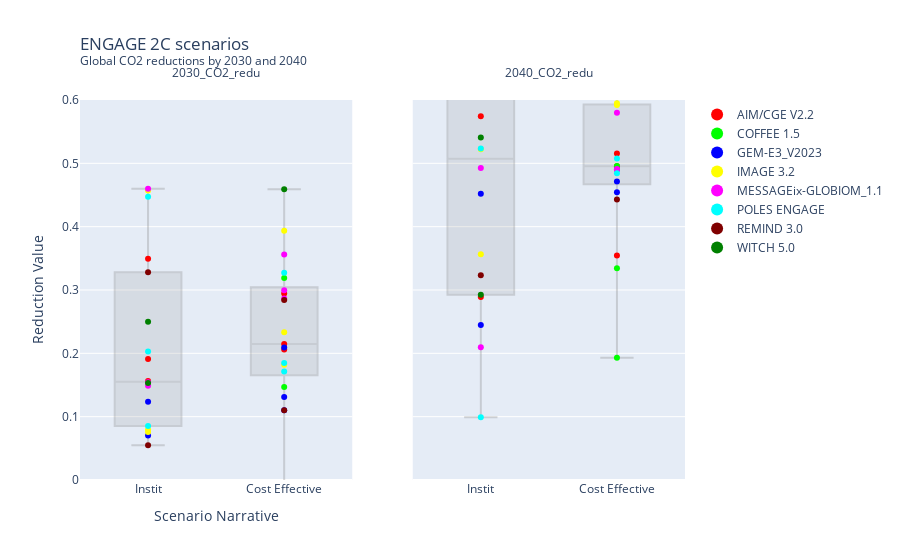

Write notebook code for a chart like this one.
### Code cell
# Define color mapping for models
color_mapping = {
    'AIM/CGE V2.2': "rgb(255, 0, 0)",
    'COFFEE 1.5': "rgb(0, 255, 0)",
    'GEM-E3_V2023': "rgb(0, 0, 255)",
    'IMAGE 3.2': "rgb(255, 255, 0)",
    'MESSAGEix-GLOBIOM_1.1': "rgb(255, 0, 255)",
    'POLES ENGAGE': "rgb(0, 255, 255)",
    'REMIND 3.0': "rgb(128, 0, 0)",
    'WITCH 5.0': "rgb(0, 128, 0)"
}

# Map colors based on the "model" column
filter_df["color"] = filter_df["model"].map(color_mapping)

fig = make_subplots(rows=1, cols=len(filter_df["reduction_year"].unique()), shared_yaxes=True)

for i, year in enumerate(filter_df["reduction_year"].unique()):
    box_trace = go.Box(
        x=filter_df[(filter_df["reduction_year"] == year)]["scenario_narrative"],
        y=filter_df[(filter_df["reduction_year"] == year)]["reduction_value"],
        name="Boxplot",
        boxpoints=False,
         marker_color='grey',
        opacity=0.3,
        showlegend=False
    )

    fig.add_trace(box_trace, row=1, col=i + 1)

    # Add subplot titles
    fig.update_layout(
        annotations=[dict(text=str(year), xref="x" + str(i + 1), yref="paper", x=0.5, y=1.1, showarrow=False) for i, year in enumerate(filter_df["reduction_year"].unique())]
    )

    # Create a scatterplot for each model
    for model in filter_df["model"].unique():
        scatter_trace = go.Scatter(
            x=filter_df[(filter_df["reduction_year"] == year) & (filter_df["model"] == model)]["scenario_narrative"],
            y=filter_df[(filter_df["reduction_year"] == year) & (filter_df["model"] == model)]["reduction_value"],
            mode="markers",
            name=model,
            marker=dict(
                color=color_mapping[model],
                size=6
            ),
            showlegend=i==0,
            legendgroup=model
        )

        fig.add_trace(scatter_trace, row=1, col=i + 1)

fig.update_layout(
    title = go.layout.Title(
        text="ENGAGE 2C scenarios <br><sup>Global CO2 reductions by 2030 and 2040</sup>",
        xref="paper",
        x=0),
    xaxis=dict(title="Scenario Narrative", ),
    yaxis=dict(title="Reduction Value", range=[0, 0.6]),
    legend=dict(
        traceorder="normal",
        itemsizing="constant"
    )
)

fig.show()

### Figure 1 — Plotly figure (JSON) as saved in the notebook; plotly's stock layout.template omitted (floating-point values rounded to 4 significant figures)
{"data": [{"boxpoints": false, "marker": {"color": "grey"}, "name": "Boxplot", "opacity": 0.3, "showlegend": false, "type": "box", "x": ["Instit", "Instit", "Instit", "Cost Effective", "Cost Effective", "Cost Effective", "Cost Effective", "Cost Effective", "Cost Effective", "Instit", "Instit", "Cost Effective", "Cost Effective", "Cost Effective", "Instit", "Instit", "Instit", "Cost Effective", "Cost Effective", "Cost Effective", "Instit", "Instit", "Instit", "Cost Effective", "Cost Effective", "Cost Effective", "Instit", "Instit", "Instit", "Cost Effective", "Cost Effective", "Cost Effective", "Instit", "Instit", "Cost Effective", "Cost Effective", "Instit", "Instit", "Cost Effective"], "xaxis": "x", "y": [0.1909, 0.3494, 0.1561, 0.2146, 0.206, 0.2945, 0.3188, -0.1105, 0.1467, 0.1235, 0.07017, 0.11, 0.2092, 0.1309, 0.07964, 0.4572, 0.07587, 0.1819, 0.3934, 0.2333, 0.1544, 0.46, 0.149, 0.3562, 0.2865, 0.2997, 0.2031, 0.4471, 0.08519, 0.1848, 0.3271, 0.1715, 0.328, 0.05495, 0.2841, 0.1102, 0.25, 0.153, 0.4589], "yaxis": "y"}, {"legendgroup": "AIM/CGE V2.2", "marker": {"color": "rgb(255, 0, 0)", "size": 6}, "mode": "markers", "name": "AIM/CGE V2.2", "showlegend": true, "type": "scatter", "x": ["Instit", "Instit", "Instit", "Cost Effective", "Cost Effective", "Cost Effective"], "xaxis": "x", "y": [0.1909, 0.3494, 0.1561, 0.2146, 0.206, 0.2945], "yaxis": "y"}, {"legendgroup": "COFFEE 1.5", "marker": {"color": "rgb(0, 255, 0)", "size": 6}, "mode": "markers", "name": "COFFEE 1.5", "showlegend": true, "type": "scatter", "x": ["Cost Effective", "Cost Effective", "Cost Effective"], "xaxis": "x", "y": [0.3188, -0.1105, 0.1467], "yaxis": "y"}, {"legendgroup": "GEM-E3_V2023", "marker": {"color": "rgb(0, 0, 255)", "size": 6}, "mode": "markers", "name": "GEM-E3_V2023", "showlegend": true, "type": "scatter", "x": ["Instit", "Instit", "Cost Effective", "Cost Effective", "Cost Effective"], "xaxis": "x", "y": [0.1235, 0.07017, 0.11, 0.2092, 0.1309], "yaxis": "y"}, {"legendgroup": "IMAGE 3.2", "marker": {"color": "rgb(255, 255, 0)", "size": 6}, "mode": "markers", "name": "IMAGE 3.2", "showlegend": true, "type": "scatter", "x": ["Instit", "Instit", "Instit", "Cost Effective", "Cost Effective", "Cost Effective"], "xaxis": "x", "y": [0.07964, 0.4572, 0.07587, 0.1819, 0.3934, 0.2333], "yaxis": "y"}, {"legendgroup": "MESSAGEix-GLOBIOM_1.1", "marker": {"color": "rgb(255, 0, 255)", "size": 6}, "mode": "markers", "name": "MESSAGEix-GLOBIOM_1.1", "showlegend": true, "type": "scatter", "x": ["Instit", "Instit", "Instit", "Cost Effective", "Cost Effective", "Cost Effective"], "xaxis": "x", "y": [0.1544, 0.46, 0.149, 0.3562, 0.2865, 0.2997], "yaxis": "y"}, {"legendgroup": "POLES ENGAGE", "marker": {"color": "rgb(0, 255, 255)", "size": 6}, "mode": "markers", "name": "POLES ENGAGE", "showlegend": true, "type": "scatter", "x": ["Instit", "Instit", "Instit", "Cost Effective", "Cost Effective", "Cost Effective"], "xaxis": "x", "y": [0.2031, 0.4471, 0.08519, 0.1848, 0.3271, 0.1715], "yaxis": "y"}, {"legendgroup": "REMIND 3.0", "marker": {"color": "rgb(128, 0, 0)", "size": 6}, "mode": "markers", "name": "REMIND 3.0", "showlegend": true, "type": "scatter", "x": ["Instit", "Instit", "Cost Effective", "Cost Effective"], "xaxis": "x", "y": [0.328, 0.05495, 0.2841, 0.1102], "yaxis": "y"}, {"legendgroup": "WITCH 5.0", "marker": {"color": "rgb(0, 128, 0)", "size": 6}, "mode": "markers", "name": "WITCH 5.0", "showlegend": true, "type": "scatter", "x": ["Instit", "Instit", "Cost Effective"], "xaxis": "x", "y": [0.25, 0.153, 0.4589], "yaxis": "y"}, {"boxpoints": false, "marker": {"color": "grey"}, "name": "Boxplot", "opacity": 0.3, "showlegend": false, "type": "box", "x": ["Instit", "Instit", "Instit", "Cost Effective", "Cost Effective", "Cost Effective", "Cost Effective", "Cost Effective", "Cost Effective", "Instit", "Instit", "Cost Effective", "Cost Effective", "Cost Effective", "Instit", "Instit", "Instit", "Cost Effective", "Cost Effective", "Cost Effective", "Instit", "Instit", "Instit", "Cost Effective", "Cost Effective", "Cost Effective", "Instit", "Instit", "Instit", "Cost Effective", "Cost Effective", "Cost Effective", "Instit", "Instit", "Cost Effective", "Cost Effective", "Instit", "Instit", "Cost Effective"], "xaxis": "x2", "y": [0.5744, 0.6465, 0.2889, 0.4953, 0.3544, 0.5154, 0.4958, 0.3344, 0.193, 0.4519, 0.2448, 0.4903, 0.4714, 0.4545, 0.5221, 0.7755, 0.3564, 0.5948, 0.6921, 0.5921, 0.4927, 0.8088, 0.2095, 0.5798, 0.491, 0.4896, 0.5234, 0.8069, 0.09927, 0.5076, 0.6675, 0.4844, 0.7613, 0.3235, 0.7233, 0.443, 0.5408, 0.2924, 0.6297], "yaxis": "y2"}, {"legendgroup": "AIM/CGE V2.2", "marker": {"color": "rgb(255, 0, 0)", "size": 6}, "mode": "markers", "name": "AIM/CGE V2.2", "showlegend": false, "type": "scatter", "x": ["Instit", "Instit", "Instit", "Cost Effective", "Cost Effective", "Cost Effective"], "xaxis": "x2", "y": [0.5744, 0.6465, 0.2889, 0.4953, 0.3544, 0.5154], "yaxis": "y2"}, {"legendgroup": "COFFEE 1.5", "marker": {"color": "rgb(0, 255, 0)", "size": 6}, "mode": "markers", "name": "COFFEE 1.5", "showlegend": false, "type": "scatter", "x": ["Cost Effective", "Cost Effective", "Cost Effective"], "xaxis": "x2", "y": [0.4958, 0.3344, 0.193], "yaxis": "y2"}, {"legendgroup": "GEM-E3_V2023", "marker": {"color": "rgb(0, 0, 255)", "size": 6}, "mode": "markers", "name": "GEM-E3_V2023", "showlegend": false, "type": "scatter", "x": ["Instit", "Instit", "Cost Effective", "Cost Effective", "Cost Effective"], "xaxis": "x2", "y": [0.4519, 0.2448, 0.4903, 0.4714, 0.4545], "yaxis": "y2"}, {"legendgroup": "IMAGE 3.2", "marker": {"color": "rgb(255, 255, 0)", "size": 6}, "mode": "markers", "name": "IMAGE 3.2", "showlegend": false, "type": "scatter", "x": ["Instit", "Instit", "Instit", "Cost Effective", "Cost Effective", "Cost Effective"], "xaxis": "x2", "y": [0.5221, 0.7755, 0.3564, 0.5948, 0.6921, 0.5921], "yaxis": "y2"}, {"legendgroup": "MESSAGEix-GLOBIOM_1.1", "marker": {"color": "rgb(255, 0, 255)", "size": 6}, "mode": "markers", "name": "MESSAGEix-GLOBIOM_1.1", "showlegend": false, "type": "scatter", "x": ["Instit", "Instit", "Instit", "Cost Effective", "Cost Effective", "Cost Effective"], "xaxis": "x2", "y": [0.4927, 0.8088, 0.2095, 0.5798, 0.491, 0.4896], "yaxis": "y2"}, {"legendgroup": "POLES ENGAGE", "marker": {"color": "rgb(0, 255, 255)", "size": 6}, "mode": "markers", "name": "POLES ENGAGE", "showlegend": false, "type": "scatter", "x": ["Instit", "Instit", "Instit", "Cost Effective", "Cost Effective", "Cost Effective"], "xaxis": "x2", "y": [0.5234, 0.8069, 0.09927, 0.5076, 0.6675, 0.4844], "yaxis": "y2"}, {"legendgroup": "REMIND 3.0", "marker": {"color": "rgb(128, 0, 0)", "size": 6}, "mode": "markers", "name": "REMIND 3.0", "showlegend": false, "type": "scatter", "x": ["Instit", "Instit", "Cost Effective", "Cost Effective"], "xaxis": "x2", "y": [0.7613, 0.3235, 0.7233, 0.443], "yaxis": "y2"}, {"legendgroup": "WITCH 5.0", "marker": {"color": "rgb(0, 128, 0)", "size": 6}, "mode": "markers", "name": "WITCH 5.0", "showlegend": false, "type": "scatter", "x": ["Instit", "Instit", "Cost Effective"], "xaxis": "x2", "y": [0.5408, 0.2924, 0.6297], "yaxis": "y2"}], "layout": {"annotations": [{"showarrow": false, "text": "2030_CO2_redu", "x": 0.5, "xref": "x", "y": 1.1, "yref": "paper"}, {"showarrow": false, "text": "2040_CO2_redu", "x": 0.5, "xref": "x2", "y": 1.1, "yref": "paper"}], "legend": {"itemsizing": "constant", "traceorder": "normal"}, "title": {"text": "ENGAGE 2C scenarios <br><sup>Global CO2 reductions by 2030 and 2040</sup>", "x": 0, "xref": "paper"}, "xaxis": {"anchor": "y", "domain": [0, 0.45], "title": {"text": "Scenario Narrative"}}, "xaxis2": {"anchor": "y2", "domain": [0.55, 1]}, "yaxis": {"anchor": "x", "domain": [0, 1], "range": [0, 0.6], "title": {"text": "Reduction Value"}}, "yaxis2": {"anchor": "x2", "domain": [0, 1], "matches": "y", "showticklabels": false}}}
